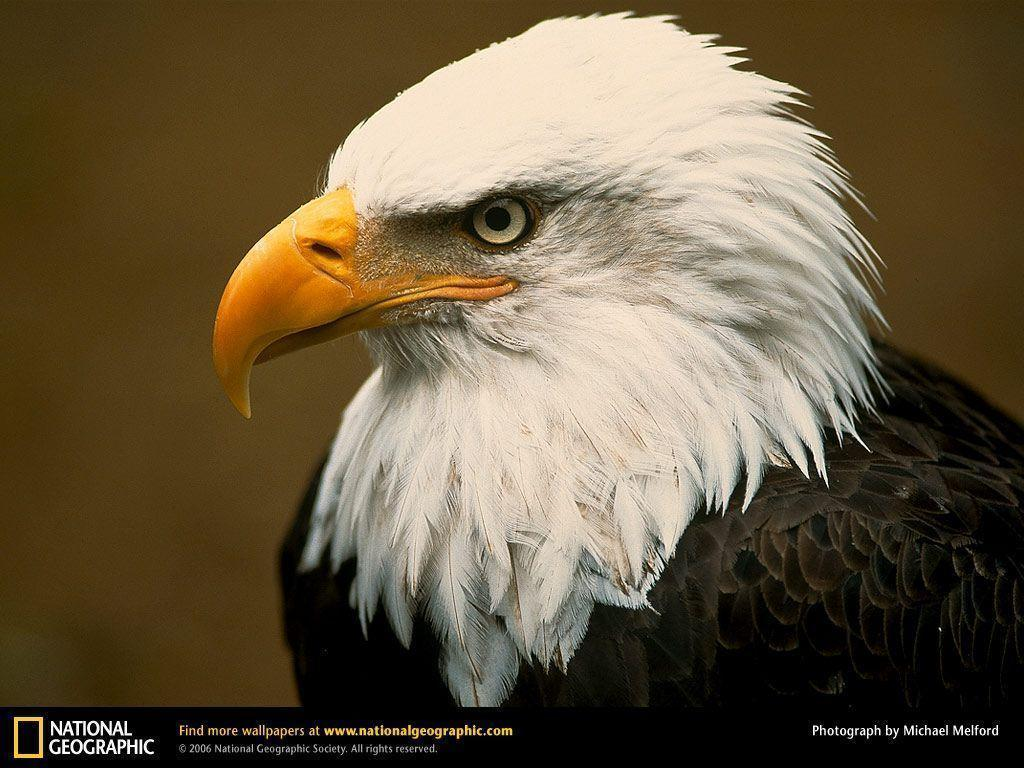
#> input picture Lab Task 5/1. Image Processing and Enhancement/6PtM1yZ-eagles-desktop-backgrounds.jpg, 1024 x 768 px, found by its file name
$ jupyter execute 'Blurring an image.ipynb'
#> lines starting #> are read from the running program, lines starting #| are printed output that depends on the picture
[cell 1]
import cv2
from matplotlib import pyplot as plt

image_path = 'D:/code/Assignment 3/6PtM1yZ-eagles-desktop-backgrounds.jpg'
image = cv2.imread(image_path)
#> image is the input picture: shape (768, 1024, 3); mean B, G, R 65.5, 89.8, 104.1
resized_image = cv2.resize(image, (1900, 800))
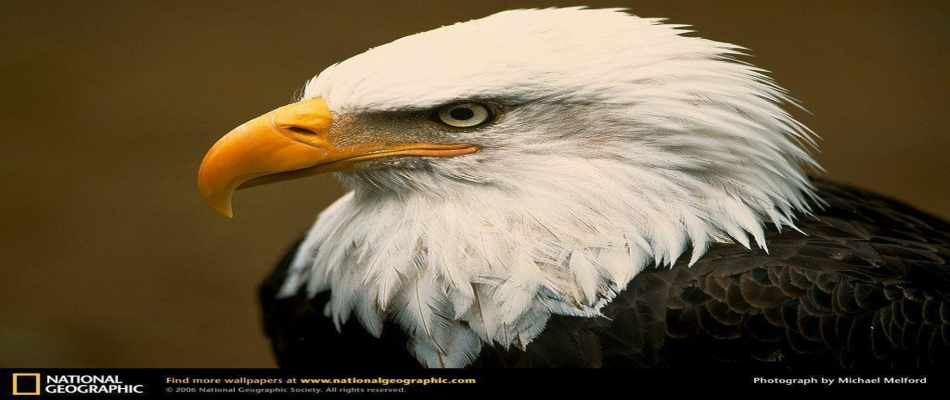
#> resized_image: shape (800, 1900, 3) (shown at 1/2 size); mean B, G, R 65.4, 89.7, 104
resized_image_rgb = cv2.cvtColor(resized_image, cv2.COLOR_BGR2RGB)
plt.imshow(resized_image_rgb)
plt.title('Original Image')
plt.axis('off')
plt.show()

[cell 2]
Gaussian = cv2.GaussianBlur(resized_image, (15, 15), 0)
Gaussian_rgb = cv2.cvtColor(Gaussian, cv2.COLOR_BGR2RGB)
plt.imshow(Gaussian_rgb)
plt.title('Gaussian Blurred Image')
plt.axis('off')
plt.show()

[cell 3]
median = cv2.medianBlur(resized_image, 11)
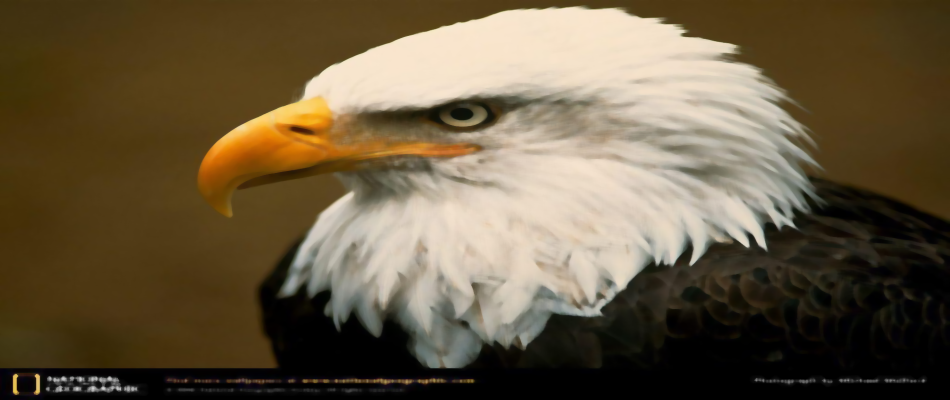
#> median: shape (800, 1900, 3) (shown at 1/2 size); mean B, G, R 64.8, 89.1, 103.5
median_rgb = cv2.cvtColor(median, cv2.COLOR_BGR2RGB)

plt.imshow(median_rgb)
plt.title('Median Blurred Image')
plt.axis('off')
plt.show()

[cell 4]
bilateral = cv2.bilateralFilter(resized_image, 15, 150, 150)
bilateral_rgb = cv2.cvtColor(bilateral, cv2.COLOR_BGR2RGB)

plt.imshow(bilateral_rgb)
plt.title('Bilateral Blurred Image')
plt.axis('off')
plt.show()
